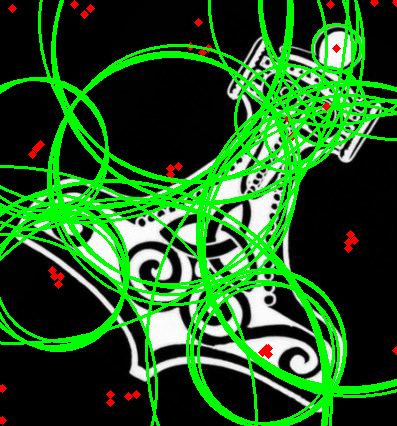
#> input picture hammer.png, 397 x 426 px
$ python hough_circle.py
#> lines starting #> are read from the running program, lines starting #| are printed output that depends on the picture; after the words box and inside, x2 and y2 are one past the last pixel; in counts of white or black regions, pixels touching at a corner belong together
import cv2
import numpy as np

cir=cv2.imread('hammer.png')
#> cir is the input picture: shape (426, 397, 3); mean B, G, R 29.9, 88.3, 32
grays=cv2.cvtColor(cir,cv2.COLOR_BGR2GRAY)
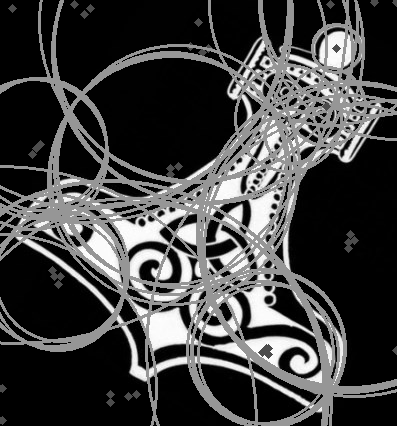
#> grays: shape (426, 397); min 0, max 255, mean 64.9
gray=cv2.medianBlur(grays,5)
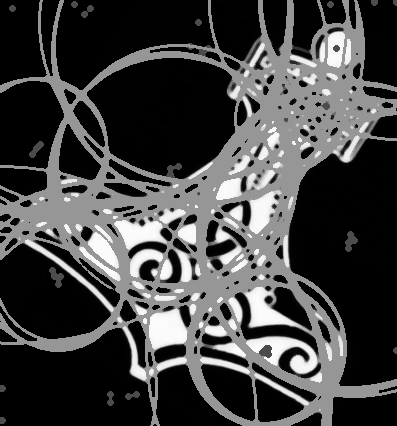
#> gray: shape (426, 397); min 0, max 252, mean 66.7
circle=cv2.HoughCircles(gray,cv2.HOUGH_GRADIENT,1,120,param1=100,param2=30,minRadius=0,maxRadius=0)
#> circle = [[265.5, 354.5, 65.9], [190.5, 23.5, 153.4], [173.5, 155.5, 111.2], [361.5, 228.5, 170.9], [388.5, 349.5, 244.2], [40.5, 411.5, 212.6], [299.5, 97.5, 68.2], [58.5, 289.5, 62.2], [45.5, 147.5, 58.3], [164.5, 425.5, 119.4], [391.5, 16.5, 98.5]]
circles=np.uint32(np.around(circle))
#> circles = [[266, 354, 66], [190, 24, 153], [174, 156, 111], [362, 228, 171], [388, 350, 244], [40, 412, 213], [300, 98, 68], [58, 290, 62], [46, 148, 58], [164, 426, 119], [392, 16, 98]]

for i in circles[0,:]:
    cv2.circle(cir,(i[0],i[1]),i[2],(0,255,0),2)
    cv2.circle(cir,(i[0],i[1]),2,(0,0,255),3)
#> this loop made 11 passes
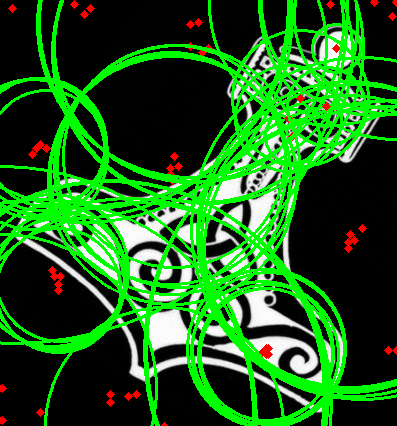
#> cir: shape (426, 397, 3); 4.9% of pixels changed, all inside (x1, y1, x2, y2) = (0, 0, 397, 426)

cv2.imwrite("hammer.png",cir)
cv2.imshow("houghcircles",cir)
cv2.waitKey()
cv2.destroyWindow()
